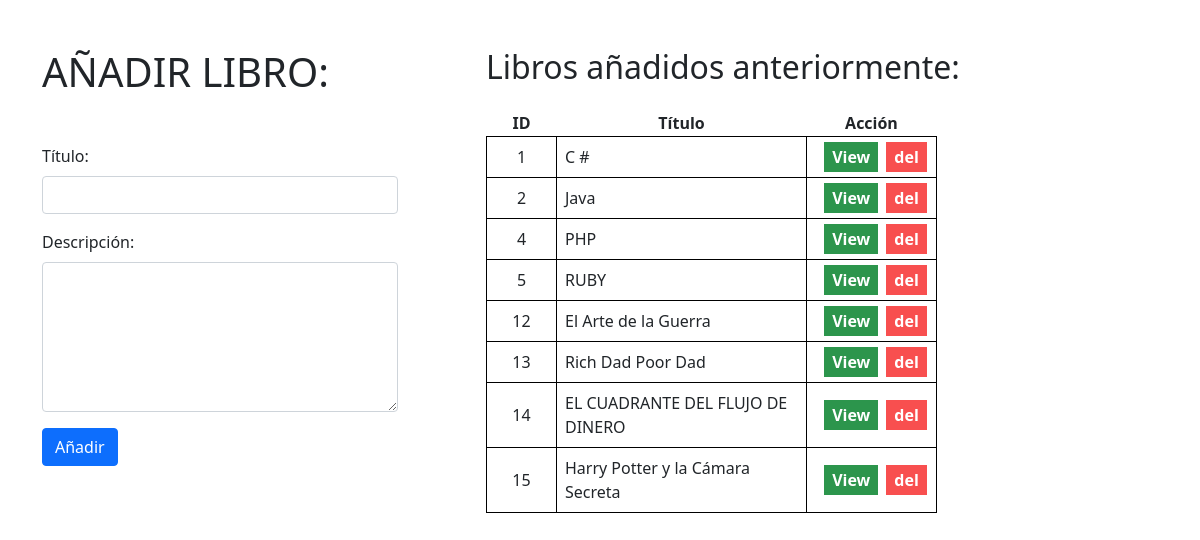
The page / on the database its author committed.
### books_authors_app/models.py (models this page shows)
class Book (models.Model):
    title = models.CharField(max_length=255)
    description = models.CharField(max_length=255)
    created_at = models.DateTimeField(auto_now_add=True)
    updated_at = models.DateTimeField(auto_now=True)

### Whit_templa_app2/views.py (the view, shortened to what this page needs)
# urls.py: path('', views.index),
def index(request):
    if request.method == "GET":
        librosall = Book.objects.all()
        autoresall = Author.objects.all()
        context = {
            'todosloslibros': librosall,
            'todoslosautores': autoresall
        }
        return render(request, 'index.html', context)

### Whit_templa_app2/templates/index.html (shortened to what this page needs)
<!DOCTYPE html>
<html lang="en">
<head>
    {% load static %}
    <link href="https://cdn.jsdelivr.net/npm/bootstrap@5.0.0/dist/css/bootstrap.min.css" rel="stylesheet"
>
    <link rel="stylesheet" href="{% static 'css/main.css' %}">
</head>
<body>
    <div class="container">
        <div class="row">
            <div class="col-md-4 me-5">
                <h1 class="my-5">AÑADIR LIBRO:</h1>
                <form action='/' method='post'>
                    <div class="mb-3">
                        <label for="InputTitulo1" class="form-label">Título:</label>
                        <input name="title_in" type="text" class="form-control" id="InputTitulo1">
                    </div>
                    <div class="mb-3">
                        <label for="InputDescripcion1" class="form-label">Descripción:</label>
                        <textarea name="desc_in" class="form-control" id="InputDescripcion1" rows="3"></textarea>
                    </div>
                    <button type="submit" class="btn btn-primary">Añadir</button>
                </form>
            </div>
            <div class="col-md-6 ms-3 mb-5">
                <h2 class="mt-5 mb-4">Libros añadidos anteriormente:</h2>
                <table>
                    <tr>
                        <th class="text-center">ID</th>
                        <th class="text-center th-wider"">Título</th>
                        <th class="text-center th-wider2">Acción</th>
                    </tr>
                    {% for libro in todosloslibros %}
                    <tr>
                        <td class="p-2 text-center">{{ libro.id }}</td>
                        <td class="p-2">{{ libro.title }}</td>
                        <td class="p-2 text-center"> <a href= "/libro/{{ libro.id }}" class="view ms-2 py-1 px-2">View</a><a href= "/borrarlibro/{{ libro.id }}" class="del ms-2 py-1 px-2">del</a></td>
                    </tr>
                    {% endfor %}
                </table>
            </div>
        </div>
    </div>
</body>
</html>

### Whit_templa_app2/static/css/main.css (style rules this page uses)
td { border: 1px solid black; width: 70px; }
#InputDescripcion1 { height: 150px; }
.th-wider { width: 250px; }
.th-wider2 { width: 130px; }
.view { text-decoration: none; color: white; font-weight: bold; background-color: rgb(44, 149, 76); }
.del { text-decoration: none; color: white; font-weight: bold; background-color: rgb(248, 79, 79); }

### rows shown on the page
Book: id "1", title "C #"
Book: id "2", title "Java"
Book: id "4", title "PHP"
Book: id "5", title "RUBY"
Book: id "12", title "El Arte de la Guerra"
Book: id "13", title "Rich Dad Poor Dad"
Book: id "14", title "EL CUADRANTE DEL FLUJO DE DINERO"
Book: id "15", title "Harry Potter y la Cámara Secreta"
